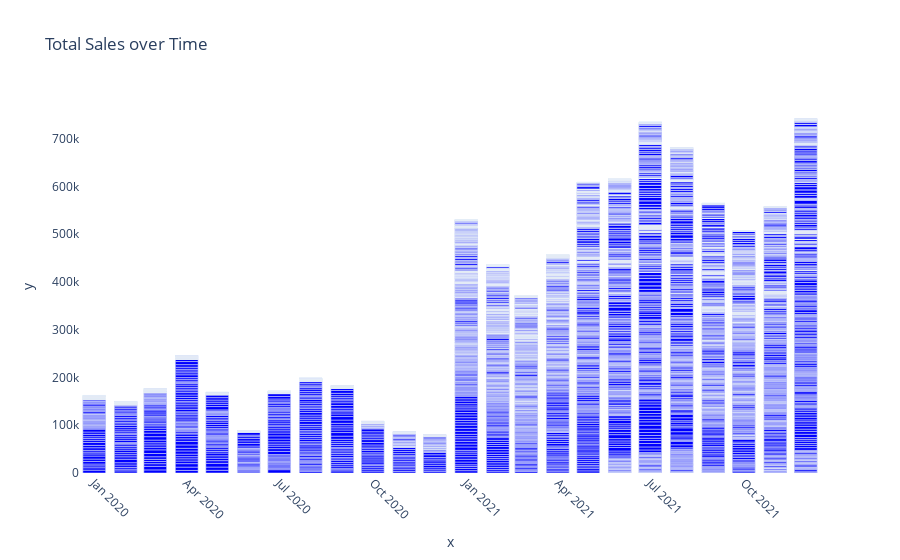

Notebook cell for this chart:
### Code cell
fig = px.bar(x=nike_sales['Month'], y=nike_sales['Total Sales'], title='Total Sales over Time')

# Personalizar el estilo del gráfico
fig.update_traces(marker_color='blue') 
fig.update_layout(xaxis=dict(tickangle=45), plot_bgcolor='white', paper_bgcolor='white')
fig.show()

### Figure 1 — Plotly figure (JSON) as saved in the notebook; plotly's stock layout.template omitted (floating-point values rounded to 4 significant figures; data arrays with more than 128 entries replaced by an {"elided": "..."} marker saying what was removed)
{"data": [{"alignmentgroup": "True", "hovertemplate": "x=%{x}<br>y=%{y}<extra></extra>", "legendgroup": "", "marker": {"color": "blue", "pattern": {"shape": ""}}, "name": "", "offsetgroup": "", "orientation": "v", "showlegend": false, "textposition": "auto", "type": "bar", "x": {"elided": "9360 str values"}, "xaxis": "x", "y": {"elided": "9360 int values"}, "yaxis": "y"}], "layout": {"barmode": "relative", "legend": {"tracegroupgap": 0}, "paper_bgcolor": "white", "plot_bgcolor": "white", "title": {"text": "Total Sales over Time"}, "xaxis": {"anchor": "y", "domain": [0, 1], "tickangle": 45, "title": {"text": "x"}}, "yaxis": {"anchor": "x", "domain": [0, 1], "title": {"text": "y"}}}}
